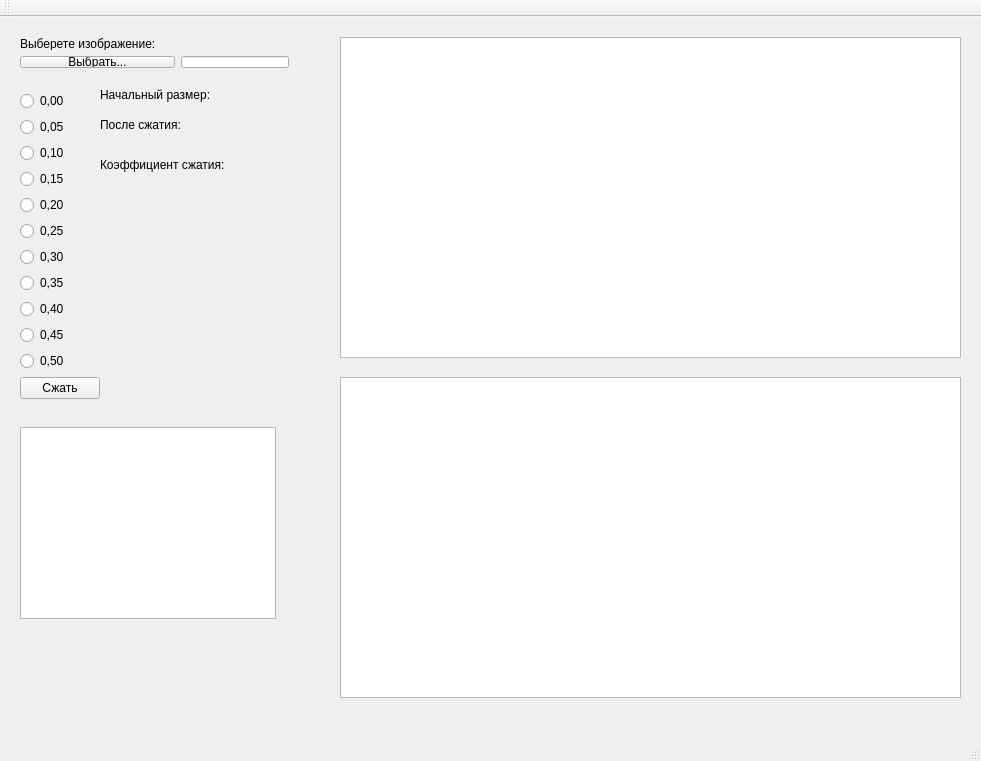
<?xml version="1.0" encoding="UTF-8"?>
<ui version="4.0">
 <class>MainWindow</class>
 <widget class="QMainWindow" name="MainWindow">
  <property name="geometry">
   <rect>
    <x>0</x>
    <y>0</y>
    <width>981</width>
    <height>761</height>
   </rect>
  </property>
  <property name="windowTitle">
   <string>MainWindow</string>
  </property>
  <widget class="QWidget" name="centralWidget">
   <widget class="QWidget" name="gridLayoutWidget">
    <property name="geometry">
     <rect>
      <x>9</x>
      <y>9</y>
      <width>291</width>
      <height>53</height>
     </rect>
    </property>
    <layout class="QGridLayout" name="gridLayout">
     <item row="1" column="0">
      <widget class="QPushButton" name="pathButton">
       <property name="text">
        <string>Выбрать...</string>
       </property>
      </widget>
     </item>
     <item row="0" column="0">
      <widget class="QLabel" name="label">
       <property name="text">
        <string>Выберете изображение:</string>
       </property>
      </widget>
     </item>
     <item row="1" column="1">
      <widget class="QLineEdit" name="pathLine">
       <property name="sizePolicy">
        <sizepolicy hsizetype="Fixed" vsizetype="Fixed">
         <horstretch>0</horstretch>
         <verstretch>0</verstretch>
        </sizepolicy>
       </property>
      </widget>
     </item>
    </layout>
   </widget>
   <widget class="QWidget" name="verticalLayoutWidget">
    <property name="geometry">
     <rect>
      <x>9</x>
      <y>63</y>
      <width>102</width>
      <height>334</height>
     </rect>
    </property>
    <layout class="QVBoxLayout" name="verticalLayout">
     <item>
      <widget class="QRadioButton" name="coefficient0">
       <property name="text">
        <string>0,00</string>
       </property>
      </widget>
     </item>
     <item>
      <widget class="QRadioButton" name="coefficient5">
       <property name="text">
        <string>0,05</string>
       </property>
      </widget>
     </item>
     <item>
      <widget class="QRadioButton" name="coefficient10">
       <property name="text">
        <string>0,10</string>
       </property>
      </widget>
     </item>
     <item>
      <widget class="QRadioButton" name="coefficient15">
       <property name="text">
        <string>0,15</string>
       </property>
      </widget>
     </item>
     <item>
      <widget class="QRadioButton" name="coefficient20">
       <property name="text">
        <string>0,20</string>
       </property>
      </widget>
     </item>
     <item>
      <widget class="QRadioButton" name="coefficient25">
       <property name="text">
        <string>0,25</string>
       </property>
      </widget>
     </item>
     <item>
      <widget class="QRadioButton" name="coefficient30">
       <property name="text">
        <string>0,30</string>
       </property>
      </widget>
     </item>
     <item>
      <widget class="QRadioButton" name="coefficient35">
       <property name="text">
        <string>0,35</string>
       </property>
      </widget>
     </item>
     <item>
      <widget class="QRadioButton" name="coefficient40">
       <property name="text">
        <string>0,40</string>
       </property>
      </widget>
     </item>
     <item>
      <widget class="QRadioButton" name="coefficient45">
       <property name="text">
        <string>0,45</string>
       </property>
      </widget>
     </item>
     <item>
      <widget class="QRadioButton" name="coefficient50">
       <property name="text">
        <string>0,50</string>
       </property>
      </widget>
     </item>
     <item>
      <widget class="QPushButton" name="compressed">
       <property name="text">
        <string>Сжать</string>
       </property>
      </widget>
     </item>
    </layout>
   </widget>
   <widget class="QGraphicsView" name="initialImage">
    <property name="geometry">
     <rect>
      <x>340</x>
      <y>20</y>
      <width>621</width>
      <height>321</height>
     </rect>
    </property>
   </widget>
   <widget class="QGraphicsView" name="compressedImage">
    <property name="geometry">
     <rect>
      <x>340</x>
      <y>360</y>
      <width>621</width>
      <height>321</height>
     </rect>
    </property>
   </widget>
   <widget class="QLabel" name="initialSize">
    <property name="geometry">
     <rect>
      <x>100</x>
      <y>70</y>
      <width>231</width>
      <height>16</height>
     </rect>
    </property>
    <property name="text">
     <string>Начальный размер:</string>
    </property>
   </widget>
   <widget class="QLabel" name="comSize">
    <property name="geometry">
     <rect>
      <x>100</x>
      <y>100</y>
      <width>231</width>
      <height>16</height>
     </rect>
    </property>
    <property name="text">
     <string>После сжатия:</string>
    </property>
   </widget>
   <widget class="QLabel" name="coeff">
    <property name="geometry">
     <rect>
      <x>100</x>
      <y>140</y>
      <width>231</width>
      <height>16</height>
     </rect>
    </property>
    <property name="text">
     <string>Коэффициент сжатия:</string>
    </property>
   </widget>
   <widget class="QTextBrowser" name="textBrowser">
    <property name="geometry">
     <rect>
      <x>20</x>
      <y>410</y>
      <width>256</width>
      <height>192</height>
     </rect>
    </property>
   </widget>
  </widget>
  <widget class="QMenuBar" name="menuBar">
   <property name="geometry">
    <rect>
     <x>0</x>
     <y>0</y>
     <width>981</width>
     <height>22</height>
    </rect>
   </property>
  </widget>
  <widget class="QToolBar" name="mainToolBar">
   <attribute name="toolBarArea">
    <enum>TopToolBarArea</enum>
   </attribute>
   <attribute name="toolBarBreak">
    <bool>false</bool>
   </attribute>
  </widget>
  <widget class="QStatusBar" name="statusBar"/>
 </widget>
 <layoutdefault spacing="6" margin="11"/>
 <resources/>
 <connections/>
</ui>
